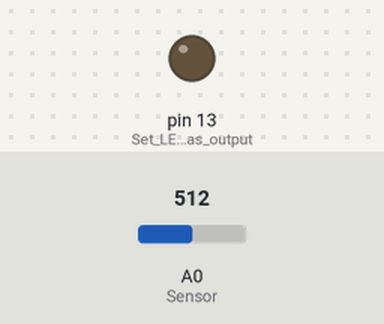
The sketch below on a simulated Arduino Uno, built with avr-gcc and run on an emulated ATmega328P. On the bench: output pins drawn as LEDs (lit = HIGH). The inputs (shaded band) are chosen by the test bench; at power-on: A0 (Sensor) = 512. What the sketch prints to the serial monitor is not drawn.

Above: at 0.2 s.
Timing chart, 0 to 1.9 s (numbered marks = the images above):
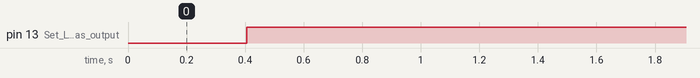

The sketch:

sketch_apr7a.ino
```cpp
int Sensor = A0; // Sound sensor connected to A0
int clapCount = 0; // Variable to keep track of claps
long lastClapTime = 0; // Last time a clap was detected
long ledOnTime = 0; // Time when the LED was turned on
boolean ledState = false; // State of the LED, initially off

void setup() {
  pinMode(Sensor, INPUT); // Set sound sensor pin as input
  pinMode(13, OUTPUT); // Set LED pin as output
  Serial.begin(9600); // Start serial communication for debugging
  Serial.println("System Ready. Waiting for claps...");
}

void loop() {
  int statusSensor = analogRead(Sensor);

  // Check if the sensor reading goes over 100, indicating a potential clap
  if (statusSensor > 100) {
    long currentTime = millis();

    // Check for a minimum gap of 400ms between claps to avoid noise
    if (currentTime - lastClapTime > 400) {
      // Record the time of the clap
      lastClapTime = currentTime;

      // Increase clap count
      clapCount++;

      // Print to the Serial Monitor that a clap was detected
      Serial.println("Clap detected!");
      Serial.print("Clap number: ");
      Serial.println(clapCount);
      Serial.println("-----"); // Separator for clarity

      // Light up the LED for 2 seconds
      digitalWrite(13, HIGH); // Turn LED on
      ledOnTime = currentTime; // Record the time LED was turned on
      ledState = true; // Set the LED state to on
    }
  }

  // Turn off the LED after 2 seconds if it is currently on
  if (ledState && (millis() - ledOnTime > 2000)) {
    digitalWrite(13, LOW); // Turn off the LED
    ledState = false; // Update the LED state
  }

  delay(10); // Short delay to debounce and prevent reading the sensor too quickly
}
```

Measured:
- by itself, pin 13 (Set_LED_pin_as_output): LOW → HIGH at 0.41 s
